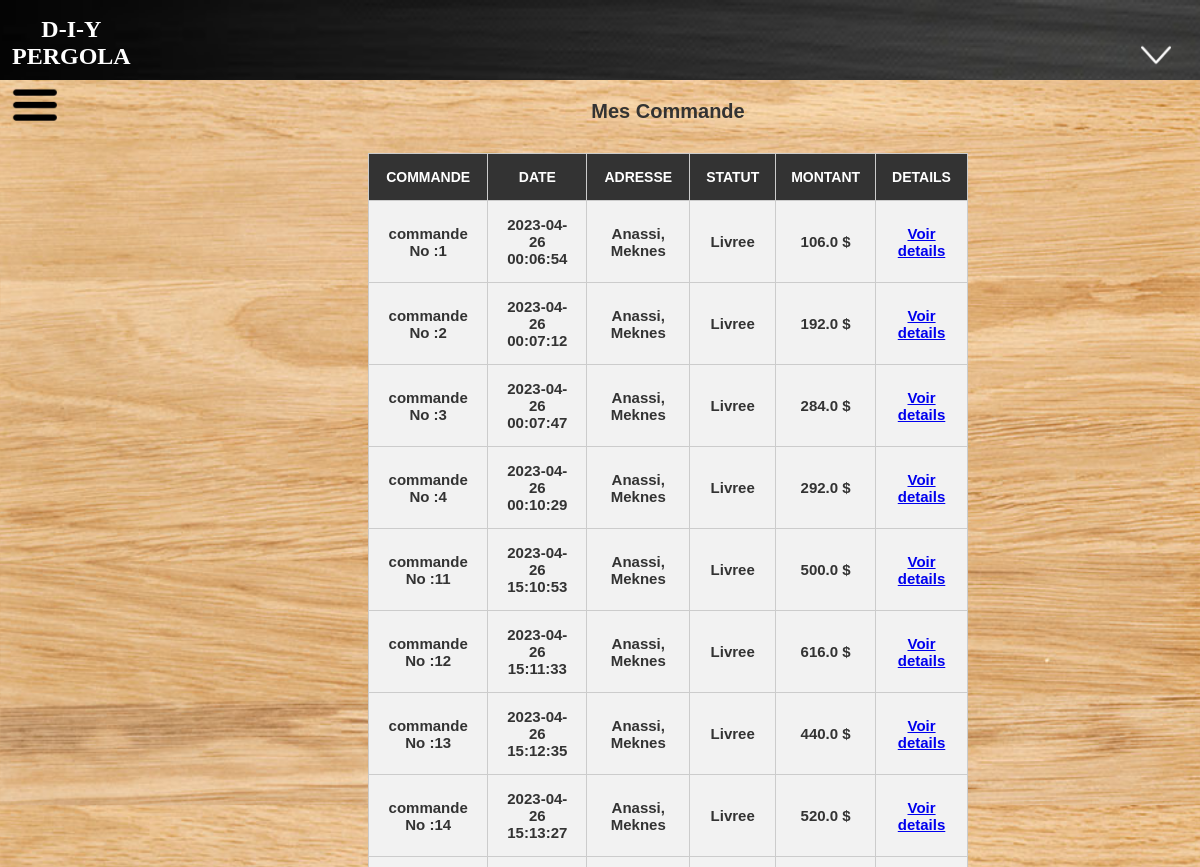
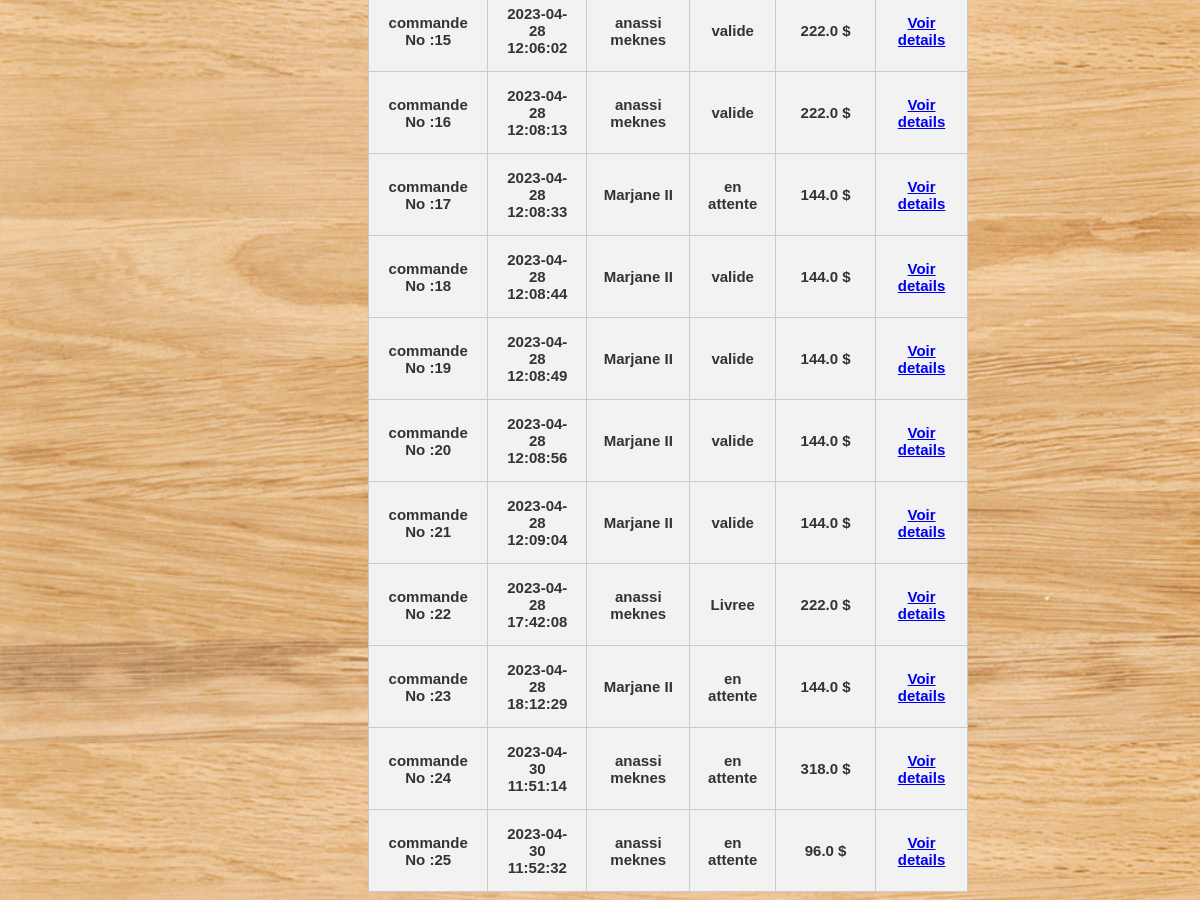
The app's page /dashboard/1 with its own data (2 pictures, top to bottom).
### app.py (models this page shows, shortened)
class Commande(db.Model):
    id = db.Column(db.Integer, primary_key=True)
    client_id = db.Column(db.Integer, db.ForeignKey('user.id'), nullable=False)
    statut = db.Column(db.String(50), nullable=False)
    state = db.Column(db.String(50), nullable=False,default='Pas disponible')
    produits = db.relationship("CommandeProduit", backref="commande")
    adresse = db.Column(db.String(255), nullable=False)
    telephone = db.Column(db.String(20), nullable=False)
    date_com = db.Column(db.DateTime, default=datetime.datetime.utcnow)
    montant = db.Column(db.Float)

### app.py (the view)
@app.route('/dashboard/<int:client_id>')
def dashboard(client_id):
    utilisateur = User.query.get(client_id)
    commandes = utilisateur.commandes
    return render_template('dashboard.html', client=utilisateur, commandes=commandes)

### templates/dashboard.html (shortened to what this page needs)
{% extends "List_mat.html" %}
{% block styles %}
<link rel="stylesheet" href="{{ url_for('static', filename='css/list_mat.css') }}">
<link rel="stylesheet" href="{{ url_for('static', filename='css/sidebar.css') }}">
{% endblock %}
{% block content %}
{% block title %}
<div class="titleov">
  <h1 class="title-text" style="margin-left: -5%;" ><a class="tit" href="/accueil" style="color:white;text-decoration: none;">D-I-Y PERGOLA</a></h1>
  </div>
{% endblock %}
<table id="table" style=" height: 70px; margin-top: 100px;margin-left: 30%;">
  <caption style="text-align: center; font-size: 20px; font-weight: bolder; margin-bottom: 5%;">Mes Commande</caption>
  <tr class="tr" >
    <th style="text-align: center;">Commande</th>
    <th style="text-align: center;">Date</th>
    <th style="text-align: center;">Adresse</th>
    <th style="text-align: center;">Statut</th>
    <th style="text-align: center;">Montant</th>
    <th style="text-align: center;">Details</th>
  </tr>
{% for commande in commandes %}
<tr class="tr">
  <td style="text-align: center;font-weight: bold;font-size:15px;">commande No :{{ commande.id }}
  </td>
  <td style="text-align: center;font-weight: bold;font-size:15px;">{{ commande.date_com.strftime("%Y-%m-%d %H:%M:%S")
  }}</td>
  <td style="text-align: center;font-weight: bold;font-size:15px;">{{ commande.adresse }} </td>
  <td style="text-align: center;font-weight: bold;font-size:15px;">{{ commande.statut }}</td>
  <td style="text-align: center;font-weight: bold;font-size:15px;">{{ commande.montant }} $</td>
  <td style="text-align: center;font-weight: bold;font-size:15px;"><a href="/details/{{commande.id}}">Voir details</a></td>
</tr>
    {% endfor %}
    {% endblock %}

### templates/List_mat.html (shortened to what this page needs)
{% extends "choisir.html" %}

### templates/choisir.html (shortened to what this page needs)
{% extends "base.html" %}

### templates/base.html (shortened to what this page needs)
<!DOCTYPE html>
<html lang="en">
<head>
  <link rel="stylesheet" href="{{ url_for('static', filename='css/choisir.css') }}">
  <link rel="stylesheet" href="{{ url_for('static', filename='css/sidebar.css') }}">
{% block styles %}
{% endblock %}
<div class="topnav" style="display: none;">
  <a id="fl" href="javascript:void(0);" class="icon" onclick="myFunction()" on><img src= "{{ url_for('static', filename='image/fleche.png') }}" style="height: 30px;width: 30px;position: fixed;margin-left: -15px;margin-top: -15px;">
  </a>
</div>
<body class="bd">
  {% block content %}
  {% endblock %}
</body>
</html>

### static/css/choisir.css (style rules this page uses)
body { background-image: url("/static/image/bois.jpg"); background-size:contain; min-width: 1200px; min-height: 800px; overflow-x: scroll; overflow-y: scroll; }
.title-text { color: #fff; margin-left: -70%; font-size: 24px; font-weight: bold; ; }
h1 { font-size: 24px; color: black; text-align: center; }
.titleov { background-color: black; color: white; height: 70px; position: relative; top: 0; left: 0px; right: 0; margin-left: -11%; z-index: -1; font-size: 24px; font-weight: bold; color: white; opacity: 90%; background-image: url("/static/image/breson.jpg"); background-size: cover; }

### static/css/sidebar.css (style rules this page uses)
.titleov { background-color: rgb(0, 0, 0); color: white; height: 80px; width: 150%; position: fixed; top: 0; left: 0px; right: 0px; z-index: 1; font-size: 24px; font-weight: bold; color: white; opacity: 100%; }
body { margin-top: 100px; }
.title-text { padding-right: 1300px; }

### static/css/list_mat.css (style rules this page uses)
table { border-collapse: collapse; width: 50%; max-width: 1200px; margin-left: -300px; font-family: Arial, sans-serif; font-size: 14px; color: #333; }
th { background-color: #333; color: #fff; font-weight: bold; padding: 15px; text-align: left; text-transform: uppercase; border: 1px solid #ccc; }
td { border: 1px solid #ccc; padding: 15px; transition: opacity 0.5s ease-in-out; position: relative; background-color: #f2f2f2; }

### templates/base.html (style rules this page uses)
.topnav { padding-right: 50%; z-index: 9; overflow: hidden; background-color: #333; position: fixed; left: 80%; top:80px; }
.topnav a { color: white; padding: 14px 16px; text-decoration: none; font-size: 17px; display: block; }
.topnav a.icon { padding: 20px; background: "none"; display: block; position: fixed; right:2% ; top: 2%; }

### templates/dashboard.html (style rules this page uses)
.title-text { position: fixed; color: #fff; left: 6%; font-size: 24px; font-weight: bold; text-decoration: none ; }

### records on screen
Commande: id "1", date_com "2023-04-26 00:06:54", adresse "Anassi, Meknes", statut "Livree", montant "106.0"
Commande: id "2", date_com "2023-04-26 00:07:12", adresse "Anassi, Meknes", statut "Livree", montant "192.0"
Commande: id "3", date_com "2023-04-26 00:07:47", adresse "Anassi, Meknes", statut "Livree", montant "284.0"
Commande: id "4", date_com "2023-04-26 00:10:29", adresse "Anassi, Meknes", statut "Livree", montant "292.0"
Commande: id "11", date_com "2023-04-26 15:10:53", adresse "Anassi, Meknes", statut "Livree", montant "500.0"
Commande: id "12", date_com "2023-04-26 15:11:33", adresse "Anassi, Meknes", statut "Livree", montant "616.0"
Commande: id "13", date_com "2023-04-26 15:12:35", adresse "Anassi, Meknes", statut "Livree", montant "440.0"
Commande: id "14", date_com "2023-04-26 15:13:27", adresse "Anassi, Meknes", statut "Livree", montant "520.0"
Commande: id "15", date_com "2023-04-28 12:06:02", adresse "anassi meknes", statut "valide", montant "222.0"
Commande: id "16", date_com "2023-04-28 12:08:13", adresse "anassi meknes", statut "valide", montant "222.0"
Commande: id "17", date_com "2023-04-28 12:08:33", adresse "Marjane II", statut "en attente", montant "144.0"
Commande: id "18", date_com "2023-04-28 12:08:44", adresse "Marjane II", statut "valide", montant "144.0"
Commande: id "19", date_com "2023-04-28 12:08:49", adresse "Marjane II", statut "valide", montant "144.0"
Commande: id "20", date_com "2023-04-28 12:08:56", adresse "Marjane II", statut "valide", montant "144.0"
Commande: id "21", date_com "2023-04-28 12:09:04", adresse "Marjane II", statut "valide", montant "144.0"
Commande: id "22", date_com "2023-04-28 17:42:08", adresse "anassi meknes", statut "Livree", montant "222.0"
Commande: id "23", date_com "2023-04-28 18:12:29", adresse "Marjane II", statut "en attente", montant "144.0"
Commande: id "24", date_com "2023-04-30 11:51:14", adresse "anassi meknes", statut "en attente", montant "318.0"
Commande: id "25", date_com "2023-04-30 11:52:32", adresse "anassi meknes", statut "en attente", montant "96.0"
